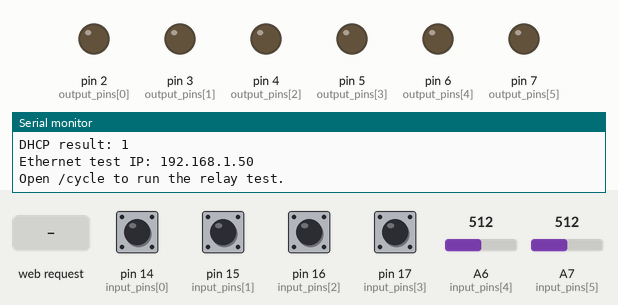
This sketch was run on a simulated Arduino Nano, built with avr-gcc and run on an emulated ATmega328P. Shown: output pins drawn as LEDs (lit = HIGH), the last lines printed to the serial monitor. The test bench sets the inputs (shaded band); at power-on: pin 14 (input_pins[0]), pin 15 (input_pins[1]), pin 16 (input_pins[2]), pin 17 (input_pins[3]) HIGH, A6 (input_pins[4]) = 512, A7 (input_pins[5]) = 512. WiFi joins after 1.5 s; servers stay silent unless stated.

Above: at 2.7 s.
2.8 s: HTTP request GET /cycle received
At 3.17 s:
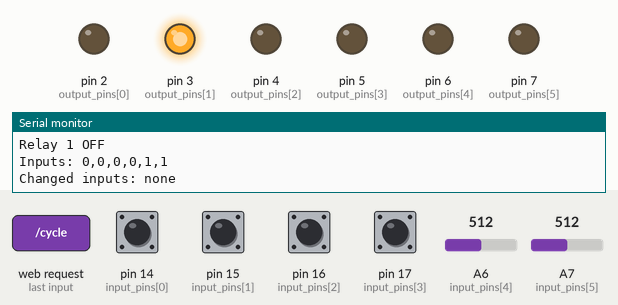
At 3.73 s:
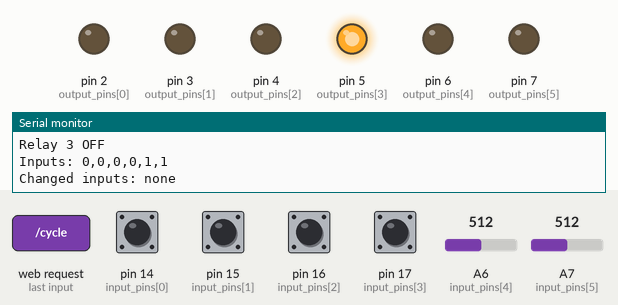
Timing chart, 0 to 5.9 s (numbered marks = the images above; inputs shaded):
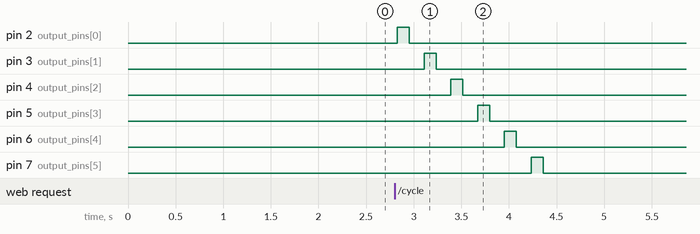

The sketch:

ethernet_relay_test.ino
```cpp
#include <SPI.h>
#include <UIPEthernet.h>

#define RELAY_COUNT 6
#define ETHERNET_CS_PIN 10
#define SETTLE_TIME_MS 100
#define SAMPLE_COUNT 5
#define SAMPLE_INTERVAL_MS 5

static const byte output_pins[RELAY_COUNT] = { 2, 3, 4, 5, 6, 7 };
static const byte input_pins[RELAY_COUNT] = { 14, 15, 16, 17, A6, A7 };
static byte mac_address[] = { 0x02, 0x52, 0x4C, 0x59, 0x01, 0x03 };
EthernetServer server(80);

unsigned char read_inputs() {
  unsigned char input_word = 0;
  for (byte index = 0; index < RELAY_COUNT; index++) {
    bool input_bit = index < 4 ? digitalRead(input_pins[index]) == LOW : analogRead(input_pins[index]) <= 512;
    input_word |= input_bit << index;
  }
  return input_word;
}

unsigned char stable_input_sample() {
  unsigned int totals[RELAY_COUNT] = { 0, 0, 0, 0, 0, 0 };
  for (byte sample = 0; sample < SAMPLE_COUNT; sample++) {
    unsigned char input_word = read_inputs();
    for (byte index = 0; index < RELAY_COUNT; index++) totals[index] += (input_word >> index) & 1;
    delay(SAMPLE_INTERVAL_MS);
  }
  unsigned char result = 0;
  for (byte index = 0; index < RELAY_COUNT; index++) if (totals[index] >= (SAMPLE_COUNT + 1) / 2) result |= 1 << index;
  return result;
}

void print_input_word(const __FlashStringHelper* label, unsigned char input_word) {
  Serial.print(label);
  for (byte index = 0; index < RELAY_COUNT; index++) {
    Serial.print((input_word >> index) & 1);
    if (index < RELAY_COUNT - 1) Serial.print(',');
  }
  Serial.println();
}

void print_changed_inputs(unsigned char before, unsigned char after) {
  bool changed = false;
  Serial.print(F("Changed inputs: "));
  for (byte index = 0; index < RELAY_COUNT; index++) {
    if (((before >> index) & 1) != ((after >> index) & 1)) {
      if (changed) Serial.print(F(", "));
      Serial.print(input_pins[index]);
      changed = true;
    }
  }
  if (!changed) Serial.print(F("none"));
  Serial.println();
}

void cycle_relays() {
  for (byte relay_index = 0; relay_index < RELAY_COUNT; relay_index++) {
    unsigned char before = stable_input_sample();
    digitalWrite(output_pins[relay_index], HIGH);
    delay(SETTLE_TIME_MS);
    unsigned char after_on = stable_input_sample();
    Serial.print(F("Relay ")); Serial.print(relay_index + 1); Serial.println(F(" ON"));
    print_input_word(F("Inputs: "), after_on);
    print_changed_inputs(before, after_on);
    digitalWrite(output_pins[relay_index], LOW);
    delay(SETTLE_TIME_MS);
    unsigned char after_off = stable_input_sample();
    Serial.print(F("Relay ")); Serial.print(relay_index + 1); Serial.println(F(" OFF"));
    print_input_word(F("Inputs: "), after_off);
    print_changed_inputs(after_on, after_off);
  }
  Serial.println(F("Ethernet cycle complete; outputs left OFF."));
}

void send_page(EthernetClient& client) {
  client.println(F("HTTP/1.0 200 OK\r\nContent-Type: text/html\r\nConnection: close\r\n"));
  client.println(F("<!doctype html><html><body><h2>Ethernet relay test</h2><p><a href='/cycle'><button>Cycle relays 1-6</button></a></p><p>Outputs: 2,3,4,5,6,7</p><p>Inputs: 14,15,16,17,A6,A7</p></body></html>"));
}

void setup() {
  Serial.begin(115200);
  for (byte index = 0; index < RELAY_COUNT; index++) {
    pinMode(output_pins[index], OUTPUT);
    if (index < 4) pinMode(input_pins[index], INPUT_PULLUP);
    digitalWrite(output_pins[index], LOW);
  }
  Ethernet.init(ETHERNET_CS_PIN);
  int dhcp_result = Ethernet.begin(mac_address);
  server.begin();
  Serial.print(F("DHCP result: ")); Serial.println(dhcp_result);
  Serial.print(F("Ethernet test IP: ")); Serial.println(Ethernet.localIP());
  Serial.println(F("Open /cycle to run the relay test."));
}

void loop() {
  EthernetClient client = server.available();
  if (!client) return;
  char request[96];
  byte length = 0;
  unsigned long deadline = millis() + 500;
  while (client.connected() && millis() < deadline) {
    if (client.available() == 0) continue;
    char character = client.read();
    if (character == '\n') break;
    if (character != '\r' && length < sizeof(request) - 1) request[length++] = character;
  }
  request[length] = '\0';
  if (strncmp(request, "GET /cycle", 10) == 0) cycle_relays();
  send_page(client);
  client.stop();
}
```

Measured:
- after the input at 2.8 s, pin 2 (output_pins[0]): LOW → HIGH at once, → LOW 0.13 s later; pin 3 (output_pins[1]): LOW → HIGH after 0.31 s, → LOW 0.13 s later
